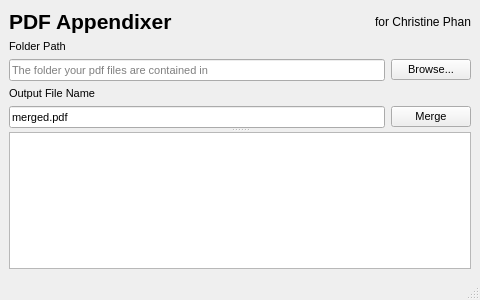
<?xml version="1.0" encoding="UTF-8"?>
<ui version="4.0">
 <class>MainWindow</class>
 <widget class="QMainWindow" name="MainWindow">
  <property name="enabled">
   <bool>true</bool>
  </property>
  <property name="geometry">
   <rect>
    <x>0</x>
    <y>0</y>
    <width>480</width>
    <height>300</height>
   </rect>
  </property>
  <property name="minimumSize">
   <size>
    <width>320</width>
    <height>240</height>
   </size>
  </property>
  <property name="windowTitle">
   <string>MainWindow</string>
  </property>
  <widget class="QWidget" name="centralwidget">
   <layout class="QGridLayout" name="gridLayout_2">
    <item row="0" column="0">
     <layout class="QGridLayout" name="gridLayout">
      <item row="0" column="0">
       <layout class="QHBoxLayout" name="horizontalLayout_3">
        <property name="spacing">
         <number>3</number>
        </property>
        <item>
         <widget class="QLabel" name="label">
          <property name="font">
           <font>
            <pointsize>16</pointsize>
            <weight>75</weight>
            <bold>true</bold>
           </font>
          </property>
          <property name="text">
           <string>PDF Appendixer</string>
          </property>
          <property name="wordWrap">
           <bool>true</bool>
          </property>
         </widget>
        </item>
        <item>
         <widget class="QLabel" name="label_4">
          <property name="text">
           <string>for Christine Phan</string>
          </property>
          <property name="alignment">
           <set>Qt::AlignRight|Qt::AlignTrailing|Qt::AlignVCenter</set>
          </property>
         </widget>
        </item>
       </layout>
      </item>
      <item row="1" column="0">
       <widget class="QSplitter" name="splitter">
        <property name="orientation">
         <enum>Qt::Vertical</enum>
        </property>
        <widget class="QWidget" name="">
         <layout class="QVBoxLayout" name="verticalLayout">
          <property name="bottomMargin">
           <number>0</number>
          </property>
          <item>
           <widget class="QLabel" name="label_2">
            <property name="font">
             <font>
              <pointsize>8</pointsize>
             </font>
            </property>
            <property name="text">
             <string>Folder Path</string>
            </property>
           </widget>
          </item>
          <item>
           <layout class="QHBoxLayout" name="horizontalLayout">
            <item>
             <widget class="QLineEdit" name="FolderPathLineEdit">
              <property name="font">
               <font>
                <pointsize>8</pointsize>
               </font>
              </property>
              <property name="readOnly">
               <bool>true</bool>
              </property>
              <property name="placeholderText">
               <string>The folder your pdf files are contained in</string>
              </property>
             </widget>
            </item>
            <item>
             <widget class="QPushButton" name="browseButton">
              <property name="font">
               <font>
                <pointsize>8</pointsize>
               </font>
              </property>
              <property name="text">
               <string>Browse...</string>
              </property>
             </widget>
            </item>
           </layout>
          </item>
          <item>
           <widget class="QLabel" name="label_3">
            <property name="font">
             <font>
              <pointsize>8</pointsize>
             </font>
            </property>
            <property name="text">
             <string>Output File Name</string>
            </property>
           </widget>
          </item>
          <item>
           <layout class="QHBoxLayout" name="horizontalLayout_2">
            <item>
             <widget class="QLineEdit" name="OutputLineEdit">
              <property name="font">
               <font>
                <pointsize>8</pointsize>
               </font>
              </property>
              <property name="text">
               <string>merged.pdf</string>
              </property>
              <property name="readOnly">
               <bool>false</bool>
              </property>
              <property name="placeholderText">
               <string/>
              </property>
             </widget>
            </item>
            <item>
             <widget class="QPushButton" name="mergeButton">
              <property name="font">
               <font>
                <pointsize>8</pointsize>
               </font>
              </property>
              <property name="text">
               <string>Merge</string>
              </property>
             </widget>
            </item>
           </layout>
          </item>
         </layout>
        </widget>
        <widget class="QTextBrowser" name="debugTextBrowser"/>
       </widget>
      </item>
     </layout>
    </item>
   </layout>
  </widget>
  <widget class="QStatusBar" name="statusbar"/>
  <action name="actionNew">
   <property name="text">
    <string>&amp;Open Folder</string>
   </property>
  </action>
  <action name="action_Save">
   <property name="text">
    <string>&amp;Save as...</string>
   </property>
  </action>
 </widget>
 <resources/>
 <connections/>
 <slots>
  <slot>browseSlot()</slot>
  <slot>mergeSlot()</slot>
  <slot>returnedFolderSlot()</slot>
  <slot>returnedOutputNameSlot()</slot>
 </slots>
</ui>
